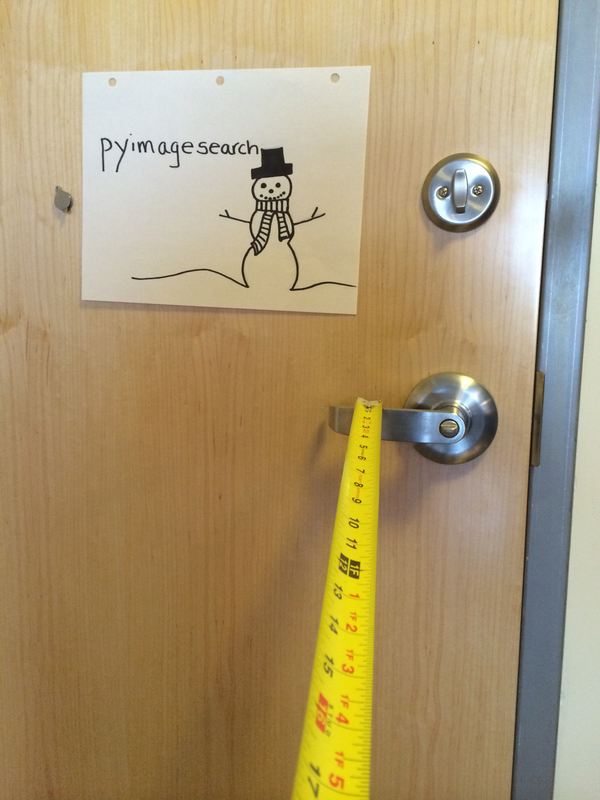
#> input picture tmp/2ft.png, 600 x 800 px, found by its file name
$ python rectDistance.py   (Python 2 division)   (older library calls are emulated)
#> lines starting #> are read from the running program, lines starting #| are printed output that depends on the picture; after the words box and inside, x2 and y2 are one past the last pixel; in counts of white or black regions, pixels touching at a corner belong together
# USAGE
# python distance_to_camera.py

# import the necessary packages
from imutils import paths
import numpy as np
import imutils
import cv2

def find_marker(image):
	# convert the image to grayscale, blur it, and detect edges
	gray = cv2.cvtColor(image, cv2.COLOR_BGR2GRAY)
	gray = cv2.GaussianBlur(gray, (5, 5), 0)
	edged = cv2.Canny(gray, 35, 125)
#	edged = cv2.Canny(gray, 15, 125)
	#cv2.imshow("gray", edged)
	# find the contours in the edged image and keep the largest one;
	# we'll assume that this is our piece of paper in the image
	cnts = cv2.findContours(edged.copy(), cv2.RETR_LIST, cv2.CHAIN_APPROX_SIMPLE)
	cnts = imutils.grab_contours(cnts)
	c = max(cnts, key = cv2.contourArea)

	# compute the bounding box of the of the paper region and return it
	return cv2.minAreaRect(c)

def distance_to_camera(knownWidth, focalLength, perWidth):
	# compute and return the distance from the maker to the camera
	return (knownWidth * focalLength) / perWidth

# initialize the known distance from the camera to the object, which
# in this case is 24 inches
KNOWN_DISTANCE = 36

# initialize the known object width, which in this case, the piece of
# paper is 12 inches wide
KNOWN_WIDTH = 2

# load the furst image that contains an object that is KNOWN TO BE 2 feet
# from our camera, then find the paper marker in the image, and initialize
# the focal length
img = cv2.imread("images/2ft.png")
#> img is the input picture: shape (800, 600, 3); mean B, G, R 113.6, 151.3, 170.5
scale_percent = 30
width = int(img.shape[1] * scale_percent / 100)
#> width = 180
height = int(img.shape[0] * scale_percent / 100)
#> height = 240
dim = (width, height)
#> dim = (180, 240)
image = cv2.resize(img, dim, interpolation = cv2.INTER_AREA)
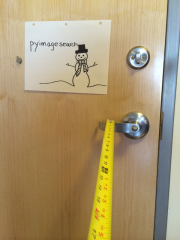
#> image: shape (240, 180, 3); mean B, G, R 113.6, 151.3, 170.6
marker = find_marker(image)
#> in find_marker, `gray = cv2.cvtColor(image, cv2.COLOR_BGR2GRAY)`:
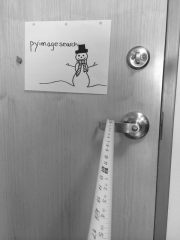
#> gray: shape (240, 180); min 32, max 254, mean 152.8
#> in find_marker, `gray = cv2.GaussianBlur(gray, (5, 5), 0)`:
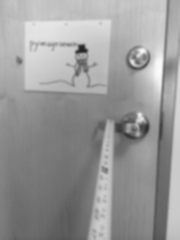
#> gray: shape (240, 180); min 35, max 251, mean 152.8
#> in find_marker, `edged = cv2.Canny(gray, 35, 125)`:
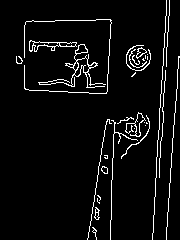
#> edged: shape (240, 180); 5.2% white in thin lines or dots
#> in find_marker, `cnts = cv2.findContours(edged.copy(), cv2.RETR_LIST, cv2.CHAIN_APPROX_..`: cnts = 47 contours, 31 with area under 20; largest, box (x1, y1, x2, y2) and area: (38, 44, 106, 88) 320, (29, 40, 77, 52) 216, (74, 57, 90, 77) 142, (125, 112, 146, 137) 117, (134, 113, 145, 137) 100
#> in find_marker, `c = max(cnts, key = cv2.contourArea)`: c = contour of 195 points, box (x1, y1, x2, y2) (38, 44, 106, 88), area 320
#> marker = ((72.67, 64.71), (42.79, 66.99), -86.35)
focalLength =  (marker[1][0] * KNOWN_DISTANCE) / KNOWN_WIDTH
#> focalLength = 770.1
# print(focalLength)

# loop over the images
for imagePath in sorted(paths.list_images("images")):
	# load the image, find the marker in the image, then compute the
	# distance to the marker from the camera
	img = cv2.imread(imagePath)
	scale_percent = 30
	width = int(img.shape[1] * scale_percent / 100)
	height = int(img.shape[0] * scale_percent / 100)
	dim = (width, height)
	image = cv2.resize(img, dim, interpolation = cv2.INTER_AREA)
	marker = find_marker(image)
        print(marker)
	inches = distance_to_camera(KNOWN_WIDTH, focalLength, marker[1][0])
	#print(inches)

	# draw a bounding box around the image and display it
	box = cv2.cv.BoxPoints(marker) if imutils.is_cv2() else cv2.boxPoints(marker)
	box = np.int0(box)
	cv2.drawContours(image, [box], -1, (0, 255, 0), 2)
	cv2.putText(image, "%.2fft" % (inches / 12),
		(image.shape[1] - 200, image.shape[0] - 20), cv2.FONT_HERSHEY_SIMPLEX,
		2.0, (0, 255, 0), 3)
	#cv2.imshow("image", image)
	#cv2.waitKey(0)

$ run again, with tmp/3ft.png copied over tmp/2ft.png
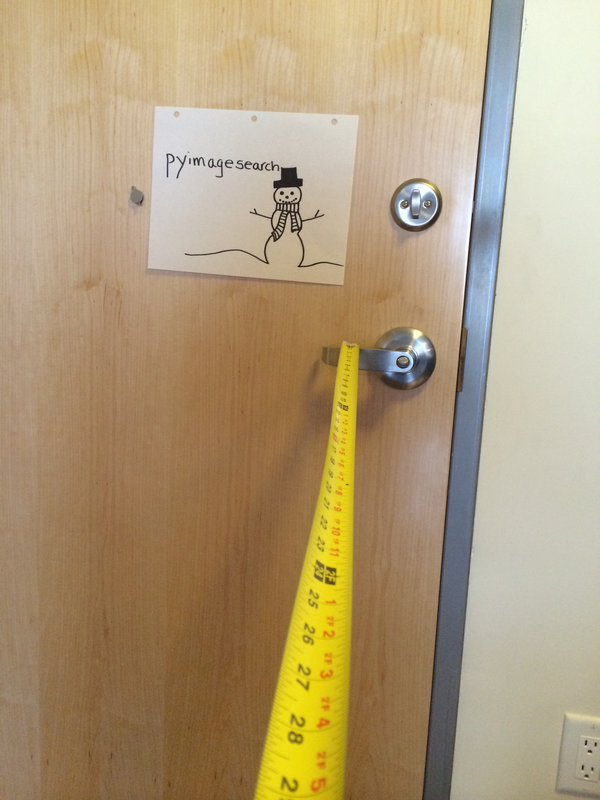
#> input picture tmp/3ft.png, 600 x 800 px, found by its file name
#> img is the input picture: shape (800, 600, 3); mean B, G, R 121.7, 155.4, 175.8
#> in find_marker, `gray = cv2.GaussianBlur(gray, (5, 5), 0)`:
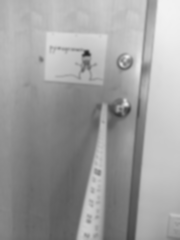
#> gray: shape (240, 180); min 38, max 242, mean 157.6
#> in find_marker, `edged = cv2.Canny(gray, 35, 125)`:
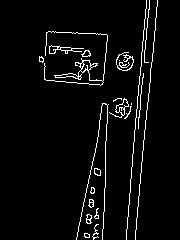
#> edged: shape (240, 180); 4.2% white in thin lines or dots, all inside (x1, y1, x2, y2) = (39, 0, 158, 240)
#> cnts = 46 contours, 30 with area under 20; largest, box (x1, y1, x2, y2) and area: (44, 31, 108, 86) 188, (109, 98, 129, 118) 103, (49, 45, 84, 54) 98, (80, 60, 92, 73) 70, (115, 99, 129, 113) 64
#> c = contour of 204 points, box (x1, y1, x2, y2) (44, 31, 108, 86), area 188
#> marker = ((74.73, 56.8), (51.8, 61.55), -85.03)
#> focalLength = 932.5

$ run again, with tmp/4ft.png copied over tmp/2ft.png
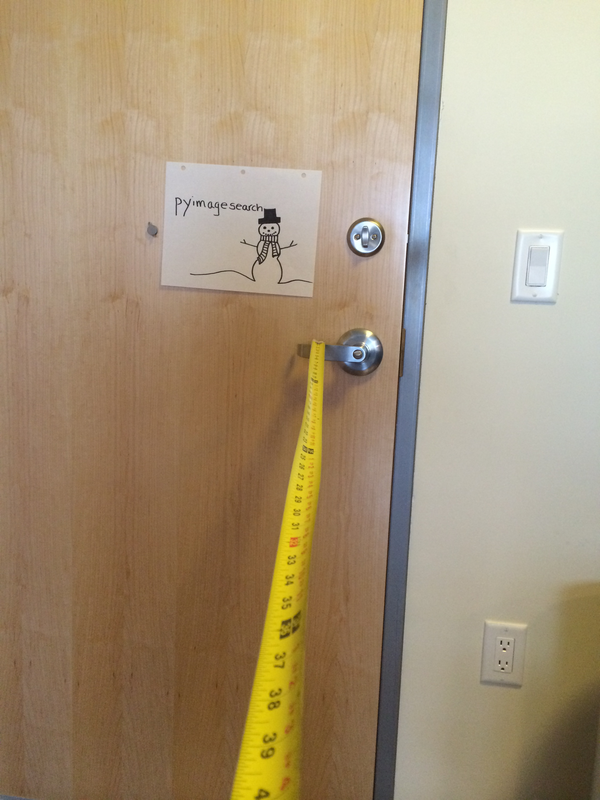
#> input picture tmp/4ft.png, 600 x 800 px, found by its file name
#> img is the input picture: shape (800, 600, 3); mean B, G, R 120.5, 147.7, 166
#> in find_marker, `gray = cv2.cvtColor(image, cv2.COLOR_BGR2GRAY)`:
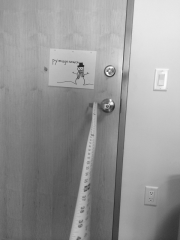
#> gray: shape (240, 180); min 37, max 253, mean 150
#> in find_marker, `edged = cv2.Canny(gray, 35, 125)`:
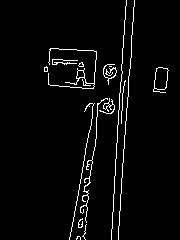
#> edged: shape (240, 180); 3.5% white in thin lines or dots, all inside (x1, y1, x2, y2) = (44, 0, 169, 240)
#> cnts = 22 contours, 15 with area under 20; largest, box (x1, y1, x2, y2) and area: (153, 67, 169, 93) 252, (154, 67, 169, 90) 248, (48, 48, 97, 89) 62, (76, 70, 85, 79) 48, (99, 98, 115, 114) 34, (80, 98, 108, 223) 26, (103, 103, 110, 110) 20
#> c = contour of 31 points, box (x1, y1, x2, y2) (153, 67, 169, 93), area 252
#> marker = ((160.6, 79.45), (25.06, 12.9), -82.87)
#> focalLength = 451
